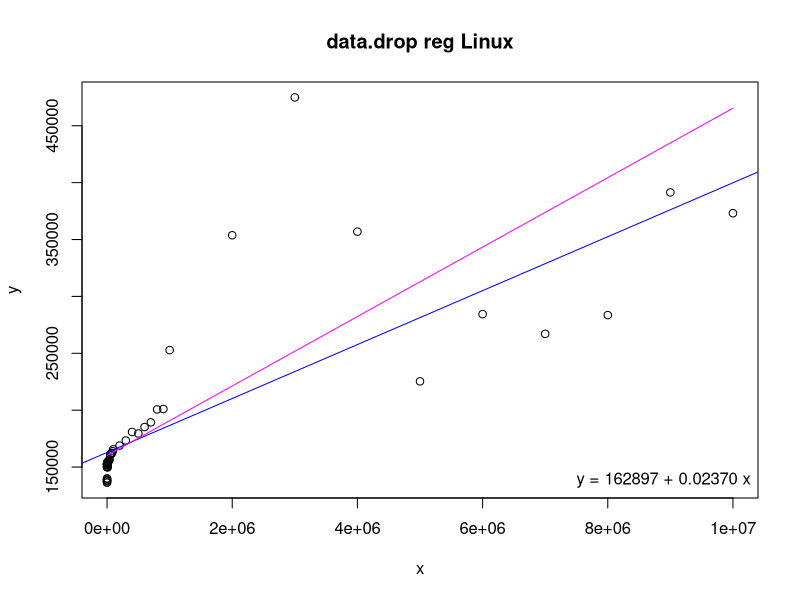
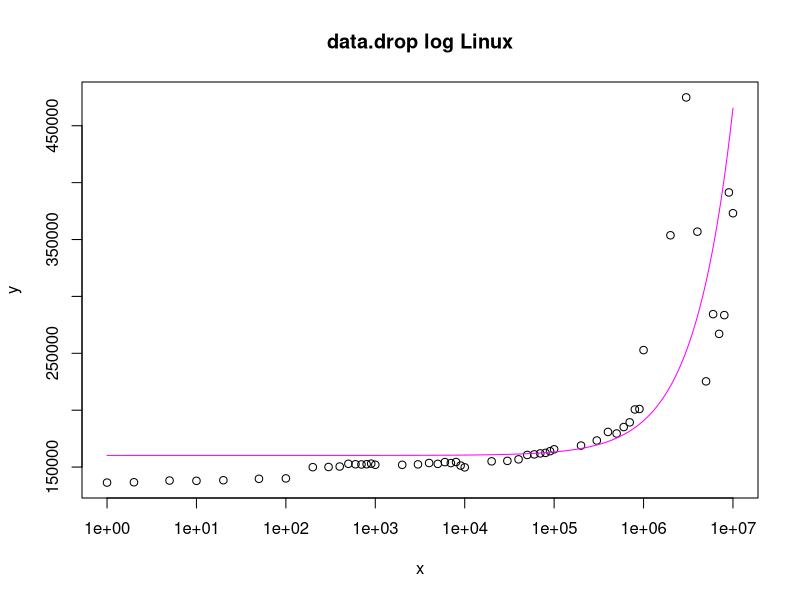

Write R code to recreate these figures, in order.
# Input data
x <- c(1,2,5,10,20,50,100,200,300,400,500,600,700,800,900,1000,2000,3000,4000,5000,6000,7000,8000,9000,10000,20000,30000,40000,50000,60000,70000,80000,90000,100000,200000,300000,400000,500000,600000,700000,800000,900000,1000000,2000000,3000000,4000000,5000000,6000000,7000000,8000000,9000000,10000000)
y <- c(136370,136660,138160,137930,138450,139710,140050,149920,150070,150500,152890,152480,152310,152500,153020,152030,151990,152390,153580,152830,154360,153510,154460,151330,149770,155050,155470,156810,160670,161170,162040,162470,163970,165630,168900,173350,180890,179530,185190,189320,200650,201060,252820,353740,474910,356920,225350,284420,267090,283560,391390,373110)

# Linear regression
model <- lm(y ~ x)
coefs <- coef(model)

# Print regression coefficients
print(coefs)

# Estimating function
fe <- function(x) {
  160000 + (((x + 8192 - 1) / 8192) * 250)
}

# Estimated values
xe <- seq(1, 10000000, by = 1000)
ye <- fe(xe)

png("data-drop-reg.png")
plot(x, y, main = "data.drop reg Linux")
abline(model, col = "blue")
lines(xe, ye, col = "magenta")
legend("bottomright", legend = sprintf("y = %.0f + %.5f x", coefs[1], coefs[2]), bty = "n")

png("data-drop-log.png")
plot(x, y, log = "x", main = "data.drop log Linux")
lines(xe, ye, col = "magenta")
